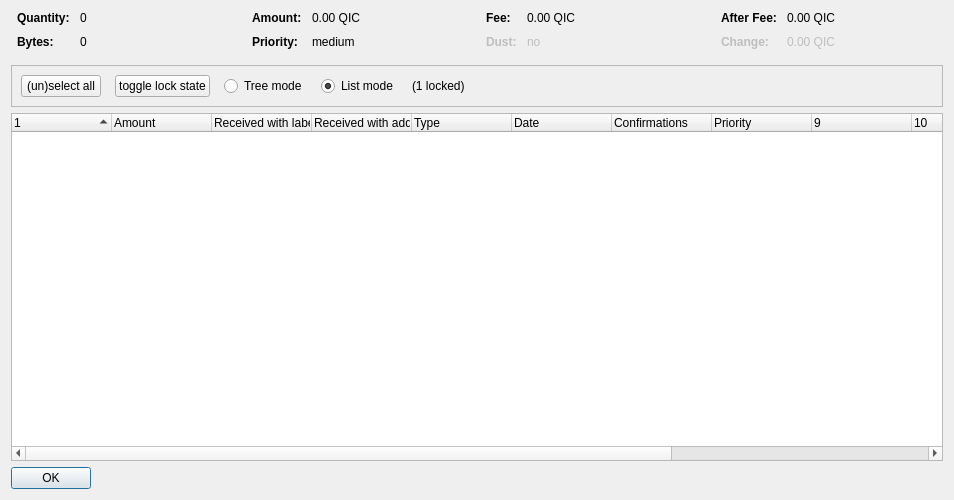
<?xml version="1.0" encoding="UTF-8"?>
<ui version="4.0">
 <class>CoinControlDialog</class>
 <widget class="QDialog" name="CoinControlDialog">
  <property name="geometry">
   <rect>
    <x>0</x>
    <y>0</y>
    <width>954</width>
    <height>500</height>
   </rect>
  </property>
  <property name="windowTitle">
   <string>Coin Selection</string>
  </property>
  <layout class="QVBoxLayout" name="verticalLayout">
   <item>
    <layout class="QHBoxLayout" name="horizontalLayoutTop" stretch="0,0,0,0">
     <property name="topMargin">
      <number>0</number>
     </property>
     <property name="bottomMargin">
      <number>10</number>
     </property>
     <item>
      <layout class="QFormLayout" name="formLayoutCoinControl1">
       <property name="horizontalSpacing">
        <number>10</number>
       </property>
       <property name="verticalSpacing">
        <number>10</number>
       </property>
       <property name="leftMargin">
        <number>6</number>
       </property>
       <property name="rightMargin">
        <number>6</number>
       </property>
       <item row="0" column="0">
        <widget class="QLabel" name="labelCoinControlQuantityText">
         <property name="font">
          <font>
           <weight>75</weight>
           <bold>true</bold>
          </font>
         </property>
         <property name="text">
          <string>Quantity:</string>
         </property>
        </widget>
       </item>
       <item row="0" column="1">
        <widget class="QLabel" name="labelCoinControlQuantity">
         <property name="cursor">
          <cursorShape>IBeamCursor</cursorShape>
         </property>
         <property name="contextMenuPolicy">
          <enum>Qt::ActionsContextMenu</enum>
         </property>
         <property name="text">
          <string notr="true">0</string>
         </property>
         <property name="textInteractionFlags">
          <set>Qt::LinksAccessibleByMouse|Qt::TextSelectableByKeyboard|Qt::TextSelectableByMouse</set>
         </property>
        </widget>
       </item>
       <item row="1" column="0">
        <widget class="QLabel" name="labelCoinControlBytesText">
         <property name="font">
          <font>
           <weight>75</weight>
           <bold>true</bold>
          </font>
         </property>
         <property name="text">
          <string>Bytes:</string>
         </property>
        </widget>
       </item>
       <item row="1" column="1">
        <widget class="QLabel" name="labelCoinControlBytes">
         <property name="cursor">
          <cursorShape>IBeamCursor</cursorShape>
         </property>
         <property name="contextMenuPolicy">
          <enum>Qt::ActionsContextMenu</enum>
         </property>
         <property name="text">
          <string notr="true">0</string>
         </property>
         <property name="textInteractionFlags">
          <set>Qt::LinksAccessibleByMouse|Qt::TextSelectableByKeyboard|Qt::TextSelectableByMouse</set>
         </property>
        </widget>
       </item>
      </layout>
     </item>
     <item>
      <layout class="QFormLayout" name="formLayoutCoinControl2">
       <property name="horizontalSpacing">
        <number>10</number>
       </property>
       <property name="verticalSpacing">
        <number>10</number>
       </property>
       <property name="leftMargin">
        <number>6</number>
       </property>
       <property name="rightMargin">
        <number>6</number>
       </property>
       <item row="0" column="0">
        <widget class="QLabel" name="labelCoinControlAmountText">
         <property name="font">
          <font>
           <weight>75</weight>
           <bold>true</bold>
          </font>
         </property>
         <property name="text">
          <string>Amount:</string>
         </property>
        </widget>
       </item>
       <item row="0" column="1">
        <widget class="QLabel" name="labelCoinControlAmount">
         <property name="cursor">
          <cursorShape>IBeamCursor</cursorShape>
         </property>
         <property name="contextMenuPolicy">
          <enum>Qt::ActionsContextMenu</enum>
         </property>
         <property name="text">
          <string notr="true">0.00 QIC</string>
         </property>
         <property name="textInteractionFlags">
          <set>Qt::LinksAccessibleByMouse|Qt::TextSelectableByKeyboard|Qt::TextSelectableByMouse</set>
         </property>
        </widget>
       </item>
       <item row="1" column="0">
        <widget class="QLabel" name="labelCoinControlPriorityText">
         <property name="font">
          <font>
           <weight>75</weight>
           <bold>true</bold>
          </font>
         </property>
         <property name="text">
          <string>Priority:</string>
         </property>
        </widget>
       </item>
       <item row="1" column="1">
        <widget class="QLabel" name="labelCoinControlPriority">
         <property name="cursor">
          <cursorShape>IBeamCursor</cursorShape>
         </property>
         <property name="contextMenuPolicy">
          <enum>Qt::ActionsContextMenu</enum>
         </property>
         <property name="text">
          <string>medium</string>
         </property>
         <property name="textInteractionFlags">
          <set>Qt::LinksAccessibleByMouse|Qt::TextSelectableByKeyboard|Qt::TextSelectableByMouse</set>
         </property>
        </widget>
       </item>
      </layout>
     </item>
     <item>
      <layout class="QFormLayout" name="formLayoutCoinControl3">
       <property name="horizontalSpacing">
        <number>10</number>
       </property>
       <property name="verticalSpacing">
        <number>10</number>
       </property>
       <property name="leftMargin">
        <number>6</number>
       </property>
       <property name="rightMargin">
        <number>6</number>
       </property>
       <item row="0" column="0">
        <widget class="QLabel" name="labelCoinControlFeeText">
         <property name="font">
          <font>
           <weight>75</weight>
           <bold>true</bold>
          </font>
         </property>
         <property name="text">
          <string>Fee:</string>
         </property>
        </widget>
       </item>
       <item row="0" column="1">
        <widget class="QLabel" name="labelCoinControlFee">
         <property name="cursor">
          <cursorShape>IBeamCursor</cursorShape>
         </property>
         <property name="contextMenuPolicy">
          <enum>Qt::ActionsContextMenu</enum>
         </property>
         <property name="text">
          <string notr="true">0.00 QIC</string>
         </property>
         <property name="textInteractionFlags">
          <set>Qt::LinksAccessibleByMouse|Qt::TextSelectableByKeyboard|Qt::TextSelectableByMouse</set>
         </property>
        </widget>
       </item>
       <item row="1" column="0">
        <widget class="QLabel" name="labelCoinControlLowOutputText">
         <property name="enabled">
          <bool>false</bool>
         </property>
         <property name="font">
          <font>
           <weight>75</weight>
           <bold>true</bold>
          </font>
         </property>
         <property name="text">
          <string>Dust:</string>
         </property>
        </widget>
       </item>
       <item row="1" column="1">
        <widget class="QLabel" name="labelCoinControlLowOutput">
         <property name="enabled">
          <bool>false</bool>
         </property>
         <property name="cursor">
          <cursorShape>IBeamCursor</cursorShape>
         </property>
         <property name="contextMenuPolicy">
          <enum>Qt::ActionsContextMenu</enum>
         </property>
         <property name="text">
          <string>no</string>
         </property>
         <property name="textInteractionFlags">
          <set>Qt::LinksAccessibleByMouse|Qt::TextSelectableByKeyboard|Qt::TextSelectableByMouse</set>
         </property>
        </widget>
       </item>
      </layout>
     </item>
     <item>
      <layout class="QFormLayout" name="formLayoutCoinControl4">
       <property name="horizontalSpacing">
        <number>10</number>
       </property>
       <property name="verticalSpacing">
        <number>10</number>
       </property>
       <property name="leftMargin">
        <number>6</number>
       </property>
       <property name="rightMargin">
        <number>6</number>
       </property>
       <item row="0" column="0">
        <widget class="QLabel" name="labelCoinControlAfterFeeText">
         <property name="font">
          <font>
           <weight>75</weight>
           <bold>true</bold>
          </font>
         </property>
         <property name="text">
          <string>After Fee:</string>
         </property>
        </widget>
       </item>
       <item row="0" column="1">
        <widget class="QLabel" name="labelCoinControlAfterFee">
         <property name="cursor">
          <cursorShape>IBeamCursor</cursorShape>
         </property>
         <property name="contextMenuPolicy">
          <enum>Qt::ActionsContextMenu</enum>
         </property>
         <property name="text">
          <string notr="true">0.00 QIC</string>
         </property>
         <property name="textInteractionFlags">
          <set>Qt::LinksAccessibleByMouse|Qt::TextSelectableByKeyboard|Qt::TextSelectableByMouse</set>
         </property>
        </widget>
       </item>
       <item row="1" column="0">
        <widget class="QLabel" name="labelCoinControlChangeText">
         <property name="enabled">
          <bool>false</bool>
         </property>
         <property name="font">
          <font>
           <weight>75</weight>
           <bold>true</bold>
          </font>
         </property>
         <property name="text">
          <string>Change:</string>
         </property>
        </widget>
       </item>
       <item row="1" column="1">
        <widget class="QLabel" name="labelCoinControlChange">
         <property name="enabled">
          <bool>false</bool>
         </property>
         <property name="cursor">
          <cursorShape>IBeamCursor</cursorShape>
         </property>
         <property name="contextMenuPolicy">
          <enum>Qt::ActionsContextMenu</enum>
         </property>
         <property name="text">
          <string notr="true">0.00 QIC</string>
         </property>
         <property name="textInteractionFlags">
          <set>Qt::LinksAccessibleByMouse|Qt::TextSelectableByKeyboard|Qt::TextSelectableByMouse</set>
         </property>
        </widget>
       </item>
      </layout>
     </item>
    </layout>
   </item>
   <item>
    <widget class="QFrame" name="frame">
     <property name="minimumSize">
      <size>
       <width>0</width>
       <height>40</height>
      </size>
     </property>
     <property name="frameShape">
      <enum>QFrame::StyledPanel</enum>
     </property>
     <property name="frameShadow">
      <enum>QFrame::Sunken</enum>
     </property>
     <layout class="QHBoxLayout" name="horizontalLayout">
      <item>
       <layout class="QHBoxLayout" name="horizontalLayoutPanel" stretch="0,0,0,0,0,0">
        <property name="spacing">
         <number>14</number>
        </property>
        <item>
         <widget class="QPushButton" name="pushButtonSelectAll">
          <property name="sizePolicy">
           <sizepolicy hsizetype="Maximum" vsizetype="Fixed">
            <horstretch>0</horstretch>
            <verstretch>0</verstretch>
           </sizepolicy>
          </property>
          <property name="text">
           <string>(un)select all</string>
          </property>
          <property name="autoDefault">
           <bool>false</bool>
          </property>
         </widget>
        </item>
        <item>
         <widget class="QPushButton" name="pushButtonToggleLock">
          <property name="sizePolicy">
           <sizepolicy hsizetype="Maximum" vsizetype="Fixed">
            <horstretch>0</horstretch>
            <verstretch>0</verstretch>
           </sizepolicy>
          </property>
          <property name="text">
           <string>toggle lock state</string>
          </property>
          <property name="autoDefault">
           <bool>false</bool>
          </property>
         </widget>
        </item>
        <item>
         <widget class="QRadioButton" name="radioTreeMode">
          <property name="sizePolicy">
           <sizepolicy hsizetype="Maximum" vsizetype="Fixed">
            <horstretch>0</horstretch>
            <verstretch>0</verstretch>
           </sizepolicy>
          </property>
          <property name="text">
           <string>Tree mode</string>
          </property>
         </widget>
        </item>
        <item>
         <widget class="QRadioButton" name="radioListMode">
          <property name="sizePolicy">
           <sizepolicy hsizetype="Maximum" vsizetype="Fixed">
            <horstretch>0</horstretch>
            <verstretch>0</verstretch>
           </sizepolicy>
          </property>
          <property name="text">
           <string>List mode</string>
          </property>
          <property name="checked">
           <bool>true</bool>
          </property>
         </widget>
        </item>
        <item>
         <widget class="QLabel" name="labelLocked">
          <property name="text">
           <string>(1 locked)</string>
          </property>
         </widget>
        </item>
        <item>
         <spacer name="horizontalSpacer">
          <property name="orientation">
           <enum>Qt::Horizontal</enum>
          </property>
          <property name="sizeHint" stdset="0">
           <size>
            <width>40</width>
            <height>20</height>
           </size>
          </property>
         </spacer>
        </item>
       </layout>
      </item>
     </layout>
    </widget>
   </item>
   <item>
    <widget class="CoinControlTreeWidget" name="treeWidget">
     <property name="contextMenuPolicy">
      <enum>Qt::CustomContextMenu</enum>
     </property>
     <property name="sortingEnabled">
      <bool>false</bool>
     </property>
     <property name="columnCount">
      <number>13</number>
     </property>
     <attribute name="headerShowSortIndicator" stdset="0">
      <bool>true</bool>
     </attribute>
     <attribute name="headerStretchLastSection">
      <bool>false</bool>
     </attribute>
     <column>
      <property name="text">
       <string/>
      </property>
     </column>
     <column>
      <property name="text">
       <string>Amount</string>
      </property>
     </column>
     <column>
      <property name="text">
       <string>Received with label</string>
      </property>
     </column>
     <column>
      <property name="text">
       <string>Received with address</string>
      </property>
     </column>
     <column>
      <property name="text">
	<string>Type</string>
      </property>
     </column>
     <column>
      <property name="text">	 
       <string>Date</string>
      </property>
     </column>
     <column>
      <property name="text">
       <string>Confirmations</string>
      </property>
      <property name="toolTip">
       <string>Confirmed</string>
      </property>
     </column>
     <column>
      <property name="text">
       <string>Priority</string>
      </property>
     </column>
     <column>
      <property name="text">
       <string/>
      </property>
     </column>
     <column>
      <property name="text">
       <string/>
      </property>
     </column>
     <column>
      <property name="text">
       <string/>
      </property>
     </column>
     <column>
      <property name="text">
       <string/>
      </property>
     </column>
     <column>
      <property name="text">
       <string/>
      </property>
     </column>
    </widget>
   </item>
   <item>
    <widget class="QDialogButtonBox" name="buttonBox">
     <property name="sizePolicy">
      <sizepolicy hsizetype="Maximum" vsizetype="Fixed">
       <horstretch>0</horstretch>
       <verstretch>0</verstretch>
      </sizepolicy>
     </property>
     <property name="orientation">
      <enum>Qt::Horizontal</enum>
     </property>
     <property name="standardButtons">
      <set>QDialogButtonBox::Ok</set>
     </property>
    </widget>
   </item>
  </layout>
 </widget>
 <customwidgets>
  <customwidget>
   <class>CoinControlTreeWidget</class>
   <extends>QTreeWidget</extends>
   <header>coincontroltreewidget.h</header>
  </customwidget>
 </customwidgets>
 <resources/>
 <connections/>
</ui>
